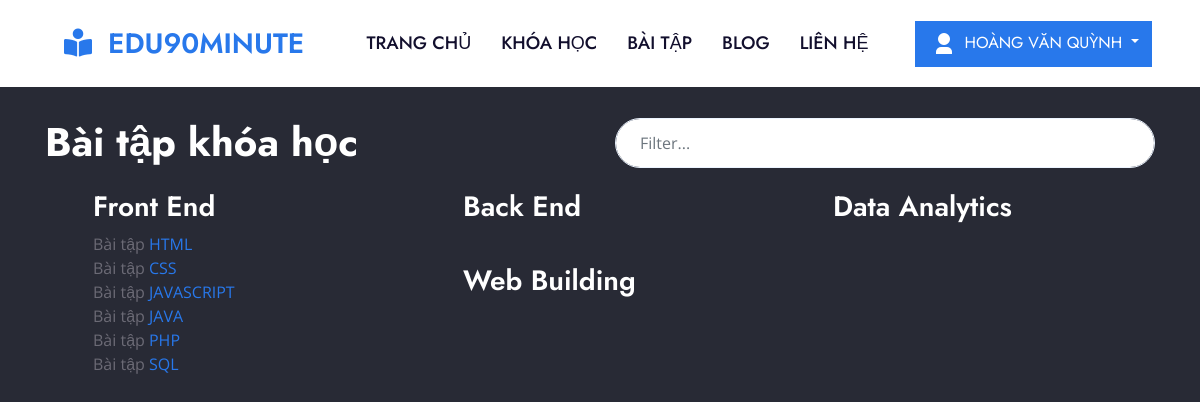
Screenshot of /?ctl=exercises (signed in) with the database file from the repository.
### tables this page shows
CREATE TABLE `topics` (
  `id` int(10) UNSIGNED NOT NULL,
  `name` varchar(255) NOT NULL,
  `status` smallint(6) NOT NULL DEFAULT 1,
  `created_at` timestamp NULL DEFAULT NULL,
  `updated_at` timestamp NULL DEFAULT NULL
);

CREATE TABLE `courses` (
  `id` int(10) UNSIGNED NOT NULL,
  `name` varchar(255) NOT NULL,
  `described` varchar(255) NOT NULL,
  `fileUpload` varchar(255) NOT NULL,
  `price` int(11) NOT NULL DEFAULT 0,
  `inputs` text NOT NULL,
  `outputs` text NOT NULL,
  `interact` int(11) NOT NULL DEFAULT 0,
  `relate` float NOT NULL,
  `tags` varchar(255) NOT NULL,
  `created_at` timestamp NULL DEFAULT current_timestamp(),
  `state` smallint(6) NOT NULL DEFAULT 0,
  `topicId` int(10) UNSIGNED NOT NULL
);

### Controllers/BaseController.php (called while the page is built, shortened)
<?php
class BaseController{
    protected function view($viewPath, array $data = []){
        include_once self::VIEWS_FOLDER_NAME . str_replace('.', '/', $viewPath) . '.php';
    }
}

### Controllers/ExercisesController.php (called while the page is built, shortened)
<?php
class ExercisesController extends BaseController{
    protected $coursesModel;
    protected $topicsModel;
    public function __construct() {
        $this->coursesModel = new CoursesModel();
        $this->topicsModel = new TopicsModel();
    }
    public function index(){
        return $this->view('exercises.index', [
            'topics' => $this->topicsModel->all(),
            'courses' => $this->coursesModel->all('', '', '', '', '', ['relate' => 'asc']),
        ]);
    }
}

### Views/main.php (called while the page is built, shortened)
<?php
    $actionName = $_REQUEST['act'] ?? 'index';
    $controllerObj = new $controllerName;
    $controllerObj->$actionName();
?>

### Models/BaseModel.php (called while the page is built, shortened)
<?php
    class BaseModel extends Database
    {
        protected $connect;
        protected $table;
        protected $colums = ['*'];
        public function  __construct() {
            $this->connect = $this->connect();
        }
        public function all($table = '', $colums = [], $where = [], $start=0, $limit = null, $orderBy = []){
            if(!empty($colums)){
                $select = implode(',', $colums);
            }else $select = implode(',', $this->colums);
            $table = empty($table) ? $this->table : $table;
            $sql = "SELECT ${select} FROM $table";
            if(!empty($where) ){
                $sql .= " WHERE ";
                foreach ($where as  $value){
                    $sql .= " $value OR ";
                }
            }
            $sql = trim($sql ,'OR ');
            if(!empty($orderBy)){
                $sql .= " ORDER BY " .array_keys($orderBy)[0] . " " . array_values($orderBy)[0];
            }
            $query = $this->_query($sql);
            $data = [];
            while($row = mysqli_fetch_assoc($query)){
                $data[] = $row;
            }
            return $data;
        }
        public function _query($sql){
            return mysqli_query($this->connect, $sql);
        }
    }

### Core/Database.php (called while the page is built, shortened)
<?php
    class Database
    {
        public function  connect(){
            $connect = mysqli_connect(self::DB_HOST, self::DB_USER, self::DB_PASSWORD, self::DB_NAME);
            mysqli_set_charset($connect, 'utf8');
            if(mysqli_connect_errno() === 0){
                return $connect;
            }
            return false;
        }
    }

### Views/exercises/index.php (the view, shortened to what this page needs)
<div class="modal modal-courses pb-5">
    <span class="btn close-icon ti-close btn-close"><i></i></span>
    <div class="container">
        <div class="row pt-5">
            <h1 class="col-sm-6 text-white">Bài tập khóa học</h1>
            <div class="col-sm-6 search">
                <input type="text" class="form-control border-light py-4 pl-4 pr-5 rounded-pill" name="search" id="search" placeholder="Filter...">
            </div>
        </div>
        <?php
            if(isset($topics)){
                foreach($topics as $topic){
        ?>
            <div class="col-sm-4 px-5 py-3 float-left">
                <h3 class="text-white"> <?php echo $topic['name']; ?> </h3>
                <?php
                    if(isset($courses)){
                        foreach($courses as $course){
                            if($course['state'] == 0) continue;
                            if($course['topicId'] == $topic['id']){
                ?>
                <div class="content-search">
                Bài tập <a href="./?ctl=exercises&act=list&courseId=<?php echo $course['id']; ?>" class="text-uppercase"> <?php echo $course['name']; ?> </a>
                </div>
                <?php }}} ?>
            </div>
        <?php }} ?>
    </div>
</div>

### css/myStyle.css (style rules this page uses)
.close-icon { float: right; font-size: 2rem; color: #fff; background: rgba(0, 0, 0, 0); }
.modal { display: block; background-color: #282a35; position: fixed; z-index: 100; inset: 0; width: 100%; height: 100vh; padding-top: 70px; overflow-y: auto; }

### rows the page displays
topics: name "Front End"
courses: name "HTML"
courses: name "CSS"
courses: name "JAVASCRIPT"
courses: name "JAVA"
courses: name "PHP"
courses: name "SQL"
topics: name "Back End"
topics: name "Data Analytics"
topics: name "Web Building"

### other values shown
$_SESSION['name'] "HOÀNG VĂN QUỲNH"
